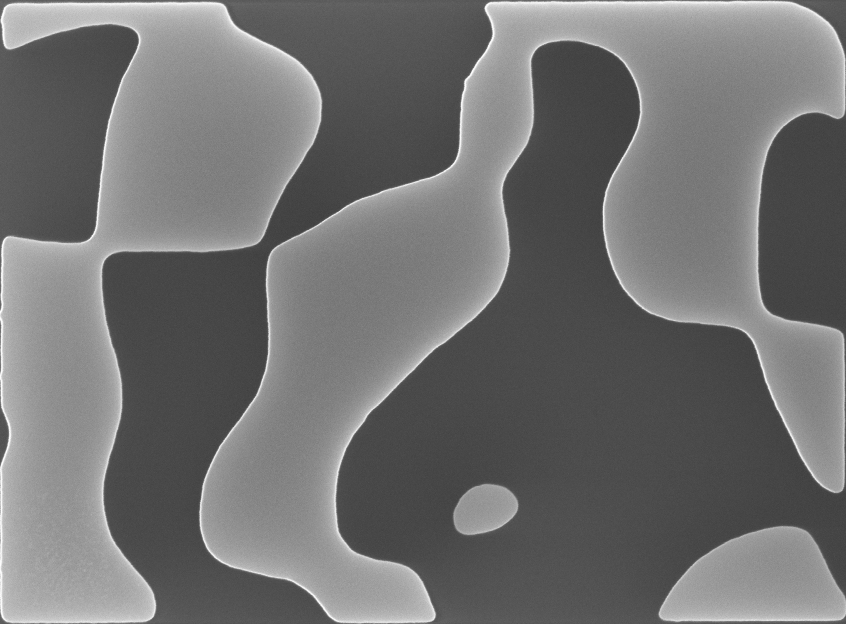
#> input picture data/example/SEM/random_lpass_0.03_1.png, 1692 x 1248 px (shown at 1/2 size); its folder holds 4 pictures in this run
$ python dataset.py
#> lines starting #> are read from the running program, lines starting #| are printed output that depends on the picture; after the words box and inside, x2 and y2 are one past the last pixel; in counts of white or black regions, pixels touching at a corner belong together
import numpy as np
import matplotlib.pyplot as plt
import copy
import cv2
import csv
import os

# %% codecell
# general parameters
run = 'example'     # name of the data directory (likely one per fab run)
version = 0         # version number (user defined, for labelling)
slice_size = 128    # height/width of slice size (px)
step_size = 32      # step size of image slicing process (px)

# general functions
def binarize(slice):
    grey = copy.deepcopy(slice)
    grey[grey > 150] = 150
    grey = cv2.GaussianBlur(grey, (5, 5), 0)
    _, bin = cv2.threshold(grey, 0, 255, cv2.THRESH_BINARY + cv2.THRESH_OTSU)
    return bin

def pad(image, pad = 100):
    min = np.min(image[0, :])
    padded = np.pad(image, [(pad, pad), (pad, pad)], mode = 'constant')
    padded[padded == 0] = min
    return padded

# %% codecell
# load and process images
GDS_images = []
SEM_images = []
SEMb_images = []
GDS_dir = 'data/' + run + '/GDS/'
SEM_dir = 'data/' + run + '/SEM/'
for SEM_path in os.listdir(SEM_dir):
    SEM_image = cv2.imread(SEM_dir + SEM_path, 0)
#> SEM_image is the input picture: shape (1248, 1692); min 53, max 255, mean 112.7
    if SEM_image is not None:
        pattern_size = SEM_image.shape[::-1]
#> pattern_size = (1692, 1248)
        SEMb_image = binarize(SEM_image)
#> in binarize, `grey[grey > 150] = 150`:
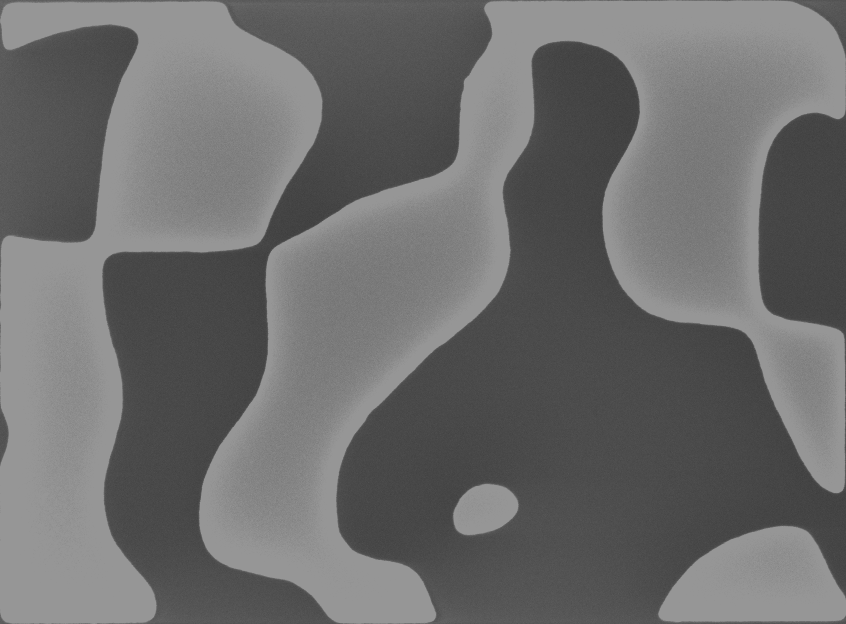
#> grey: shape (1248, 1692) (shown at 1/2 size); min 53, max 150, mean 108
#> in binarize, `_, bin = cv2.threshold(grey, 0, 255, cv2.THRESH_BINARY + cv2.THRESH_OT..`:
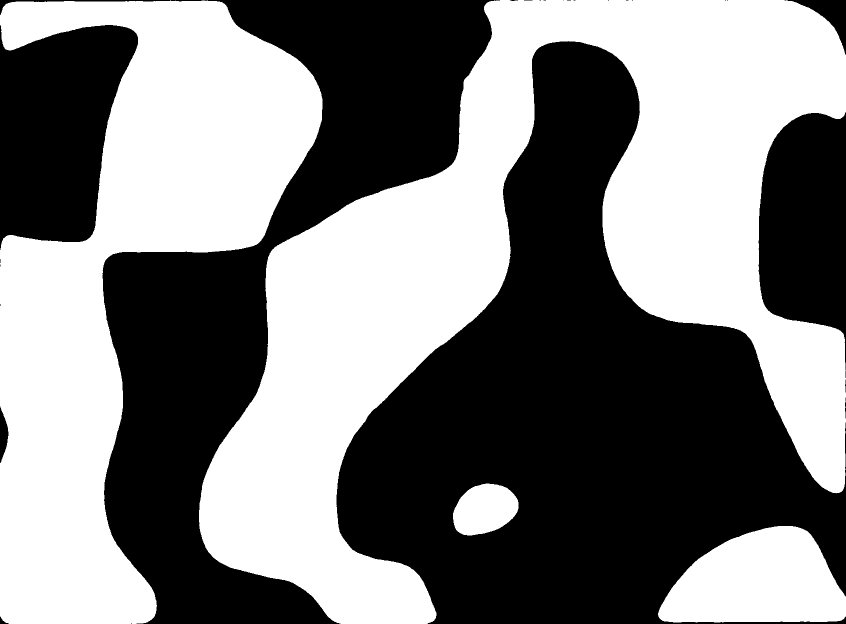
#> bin: shape (1248, 1692) (shown at 1/2 size); 49.4% white; 4 white regions, box (x1, y1, x2, y2) and area: (398, 0, 1692, 1248) 609299, (0, 1, 645, 1248) 371425, (1316, 1052, 1692, 1245) 53099, (906, 967, 1037, 1071) 10226
        SEM_image = pad(SEM_image)
#> in pad, `min = np.min(image[0, :])`: min = 76
#> in pad, `padded = np.pad(image, [(pad, pad), (pad, pad)], mode = 'constant')`:
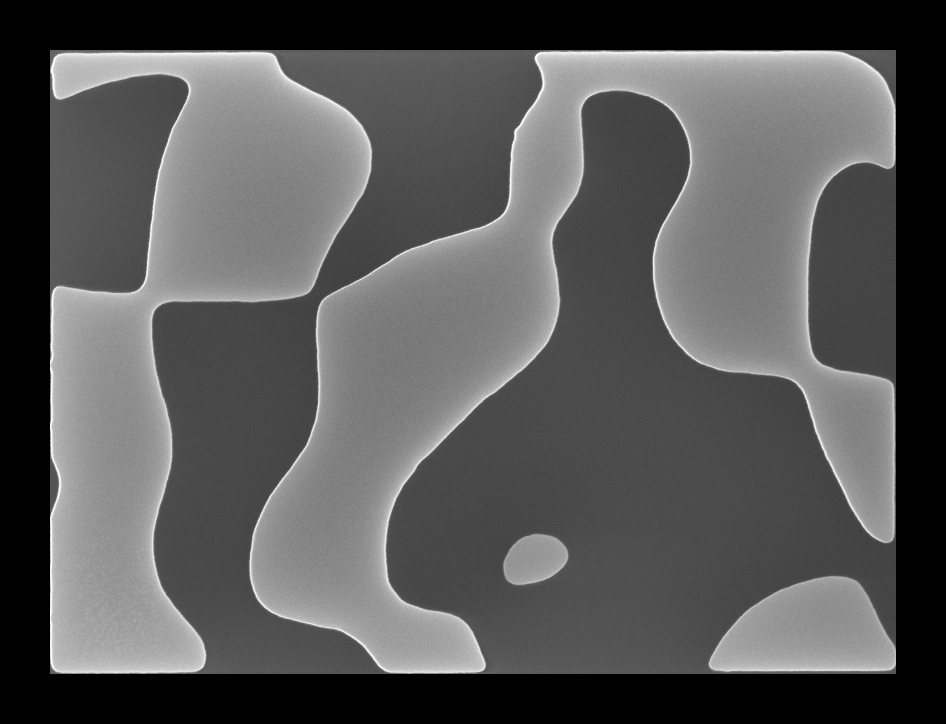
#> padded: shape (1448, 1892) (shown at 1/2 size); min 0, max 255, mean 86.9
#> in pad, `padded[padded == 0] = min`:
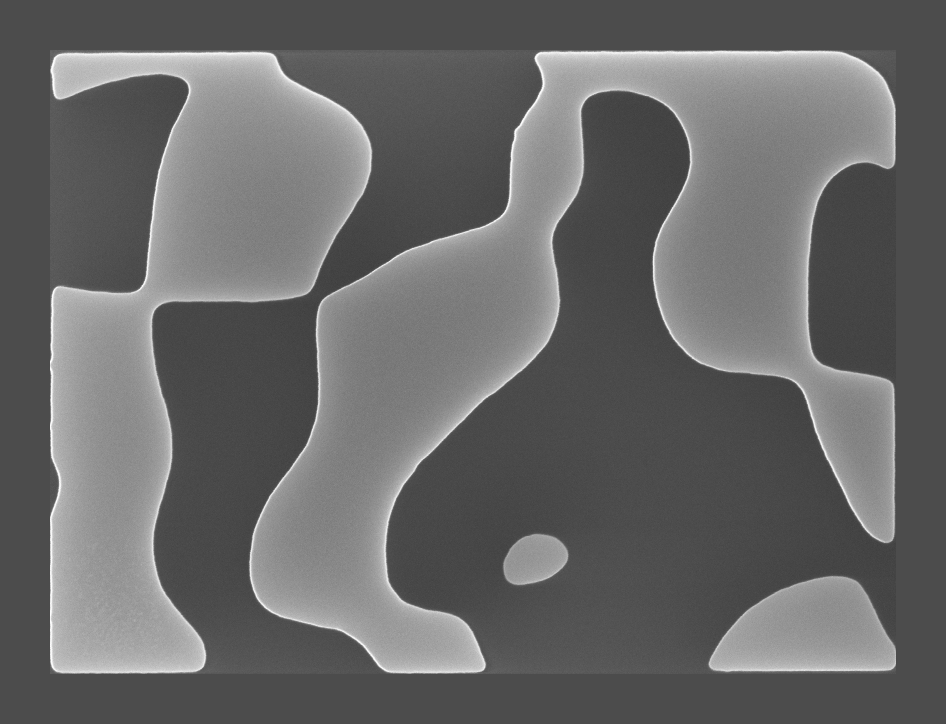
#> padded: shape (1448, 1892) (shown at 1/2 size); min 53, max 255, mean 104.3
        SEMb_image = pad(SEMb_image)
#> call 2 of pad, with pad = 100
#> in pad (call 2), `min = np.min(image[0, :])`: min = 0
#> in pad (call 2), `padded = np.pad(image, [(pad, pad), (pad, pad)], mode = 'constant')`:
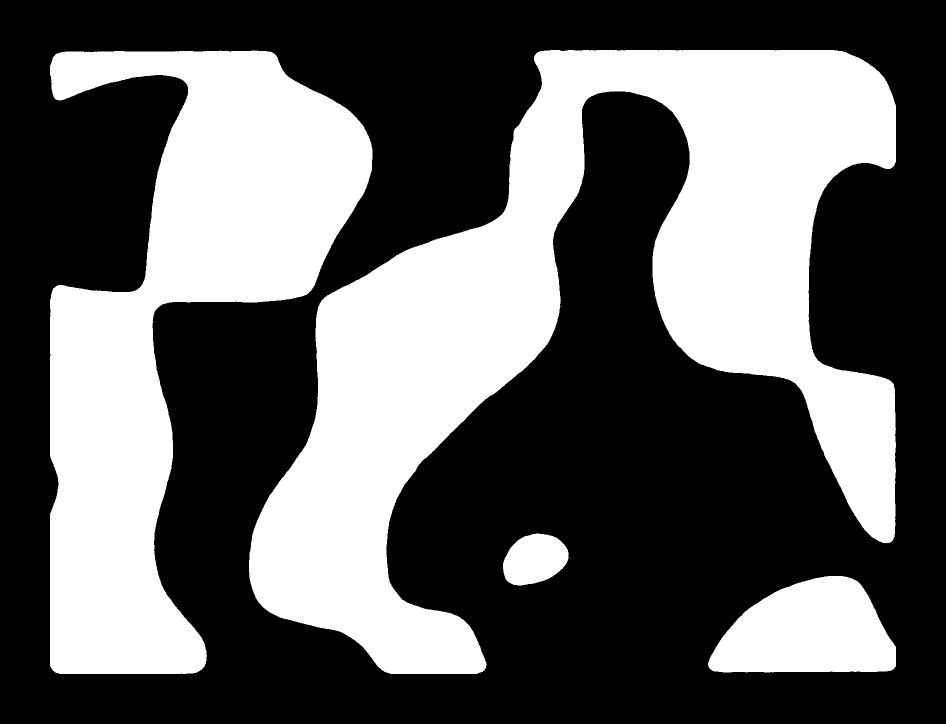
#> padded: shape (1448, 1892) (shown at 1/2 size); 38.1% white; 4 white regions, box (x1, y1, x2, y2) and area: (498, 100, 1792, 1348) 609299, (100, 101, 745, 1348) 371425, (1416, 1152, 1792, 1345) 53099, (1006, 1067, 1137, 1171) 10226
        SEM_images.append(SEM_image)
        SEMb_images.append(SEMb_image)
#> pass 2 of the loop `for SEM_path in os.listdir(SEM_dir):`:
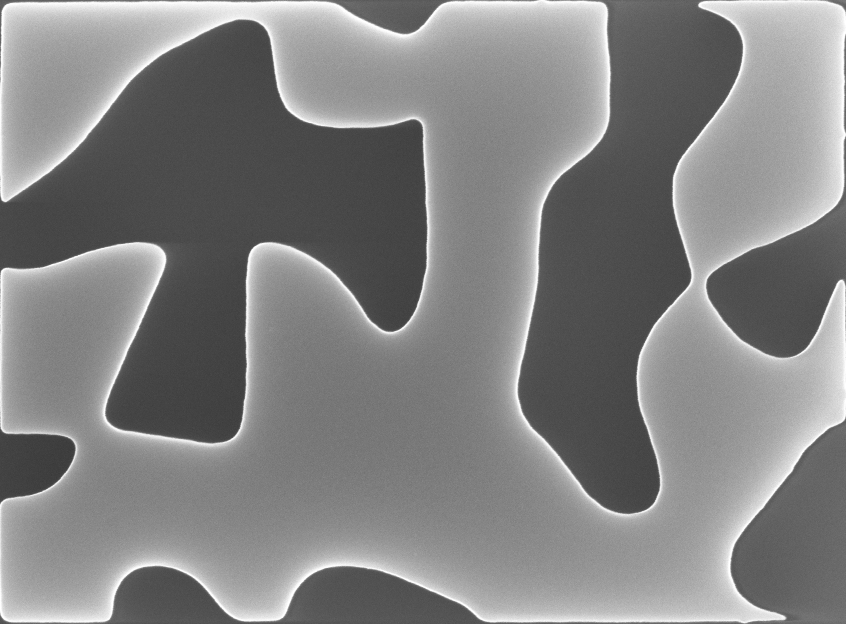
#> input picture data/example/SEM/random_lpass_0.03_2.png, 1692 x 1248 px (shown at 1/2 size)
#> SEM_image is the input picture: shape (1248, 1692); min 52, max 255, mean 130.1
#> in binarize (call 2), `_, bin = cv2.threshold(grey, 0, 255, cv2.THRESH_BINARY + cv2.THRESH_OT..`:
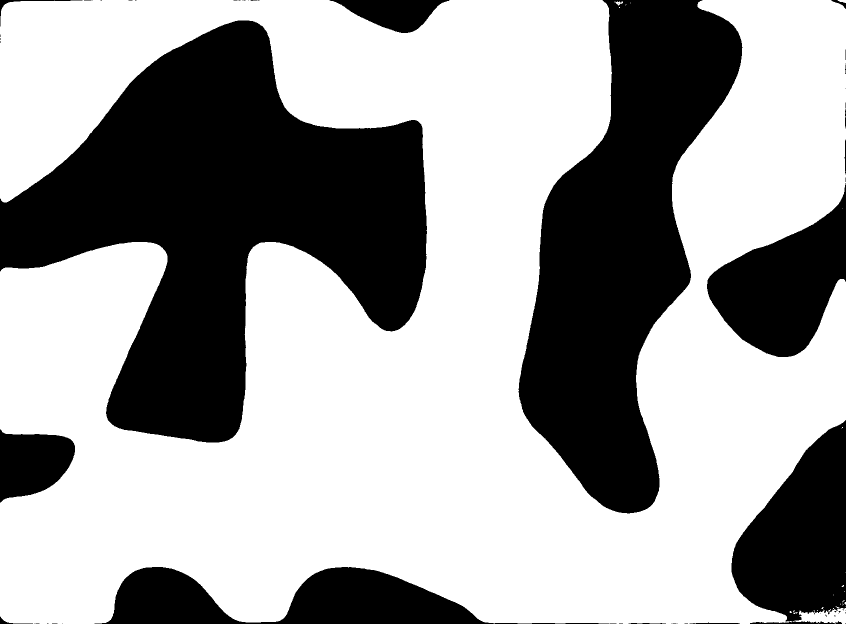
#> bin: shape (1248, 1692) (shown at 1/2 size); 63.1% white; 56 black regions (40 under 20 px), largest, box (x1, y1, x2, y2) and area: (0, 41, 854, 885) 354233, (1037, 0, 1485, 1027) 235834, (1463, 840, 1692, 1248) 60413
#> in pad (call 4), `padded = np.pad(image, [(pad, pad), (pad, pad)], mode = 'constant')`:
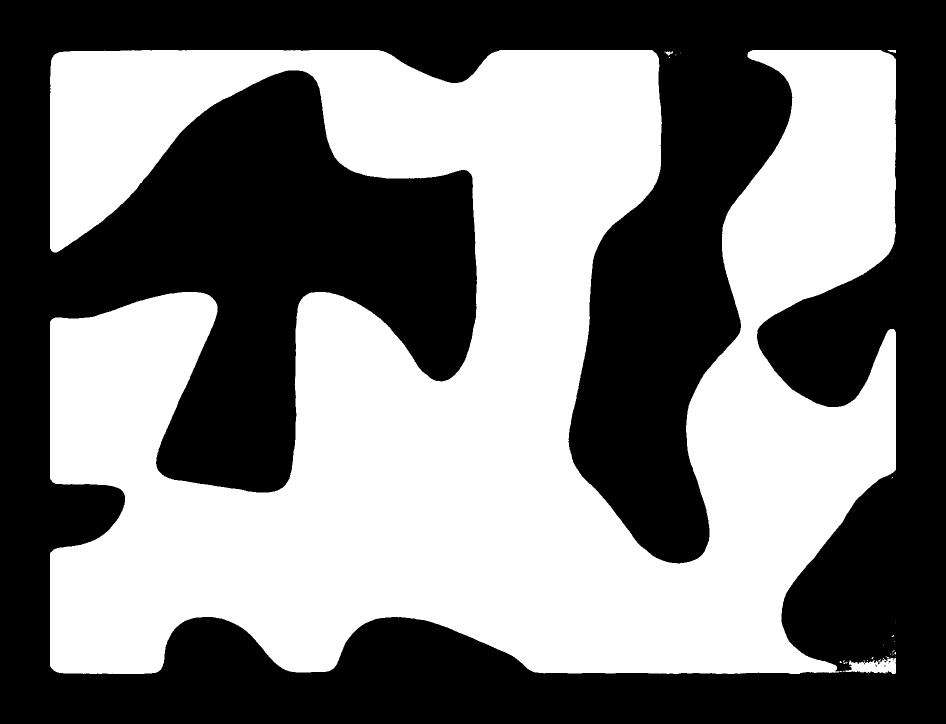
#> padded: shape (1448, 1892) (shown at 1/2 size); 48.6% white; 27 white regions (23 under 20 px), largest, box (x1, y1, x2, y2) and area: (100, 100, 1792, 1348) 1329389, (1686, 1312, 1792, 1348) 2068, (1329, 103, 1346, 111) 69, (1775, 100, 1792, 106) 68
#> pass 3 of the loop `for SEM_path in os.listdir(SEM_dir):`:
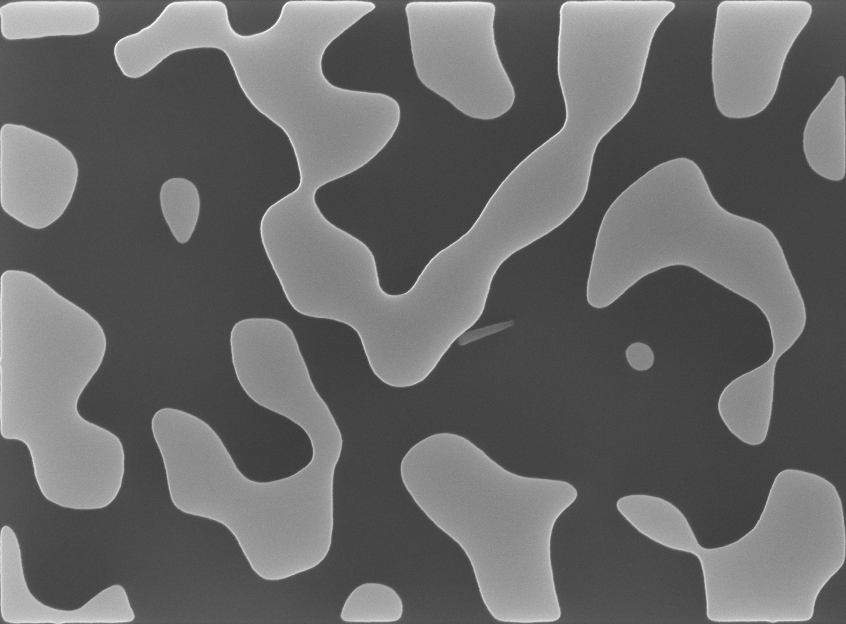
#> input picture data/example/SEM/random_lpass_0.05_1.png, 1692 x 1248 px (shown at 1/2 size)
#> SEM_image is the input picture: shape (1248, 1692); min 51, max 255, mean 104.3
#> in binarize (call 3), `_, bin = cv2.threshold(grey, 0, 255, cv2.THRESH_BINARY + cv2.THRESH_OT..`:
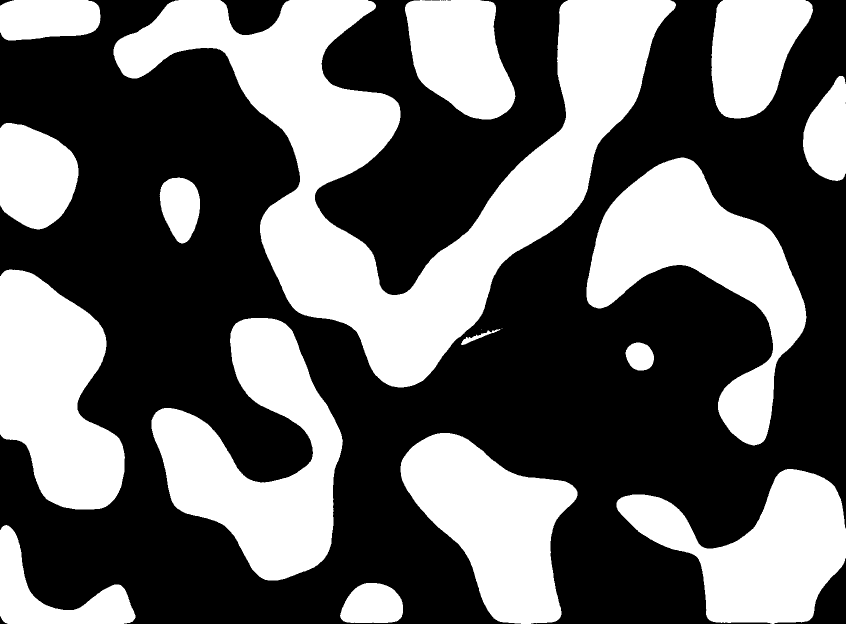
#> bin: shape (1248, 1692) (shown at 1/2 size); 40.2% white; 18 white regions (2 under 20 px), largest, box (x1, y1, x2, y2) and area: (227, 0, 1352, 775) 264528, (303, 636, 686, 1161) 97140, (1173, 315, 1613, 891) 92782
#> in pad (call 6), `padded = np.pad(image, [(pad, pad), (pad, pad)], mode = 'constant')`:
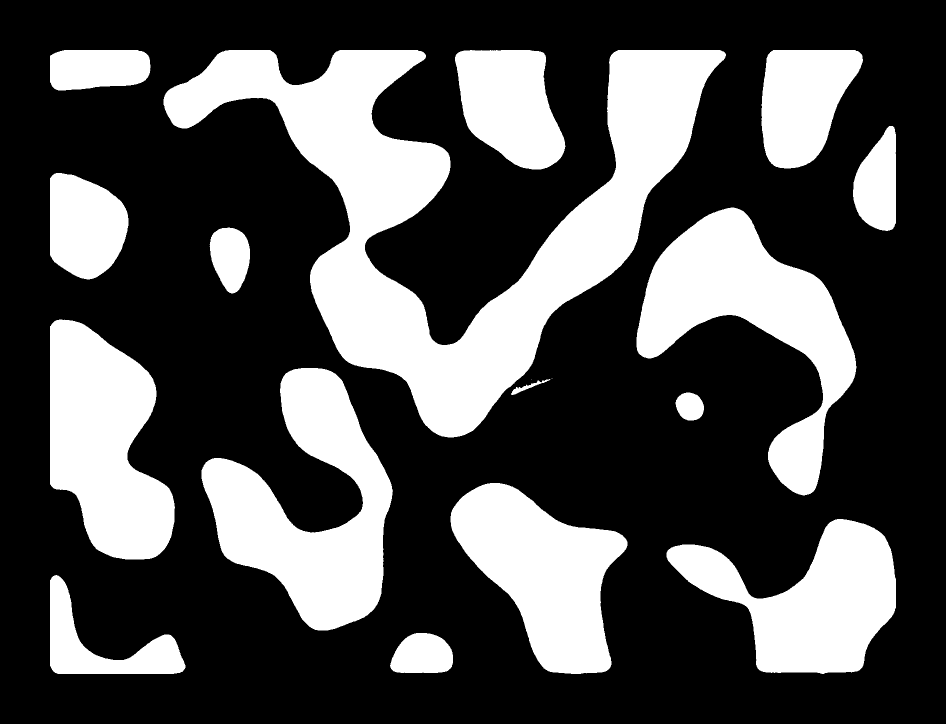
#> padded: shape (1448, 1892) (shown at 1/2 size); 31% white; 18 white regions (2 under 20 px), largest, box (x1, y1, x2, y2) and area: (327, 100, 1452, 875) 264528, (403, 736, 786, 1261) 97140, (1273, 415, 1713, 991) 92782
#> the loop made 4 passes; the first 3 are shown
#> (the run stopped early here; a loop or call above may not have finished)
